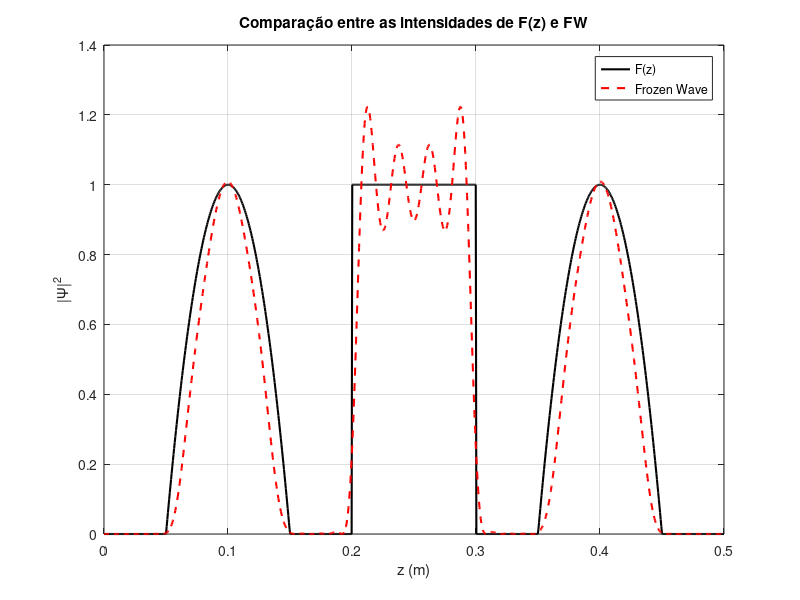
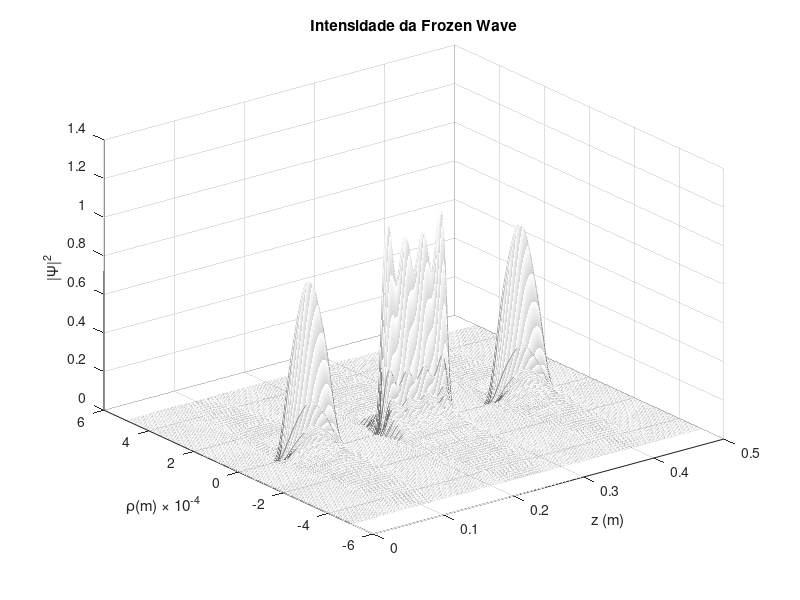

The MATLAB script that drew these images, in order:
% Parâmetros iniciais
lambda = 0.632e-6;      % Comprimento de onda (m)
omega0 = 2.98e15;       % Frequência angular (rad/s)
c = 3e8;                % Velocidade da luz (m/s)
L = 0.5;                % Intervalo longitudinal (m)
Q = 0.9998*omega0/c;    % Parâmetro Q
N = 20;                 % Número de termos na soma

% Função F(z) definida no artigo
z = linspace(0, L, 1000);
F = zeros(size(z));
l1 = L/10; 
l2 = 3*L/10;
l3 = 4*L/10; 
l4 = 6*L/10;
l5 = 7*L/10; 
l6 = 9*L/10;

% Definindo os valores de F(z)
F(z >= l1 & z <= l2) = -4 * (z(z >= l1 & z <= l2) - l1) .* (z(z >= l1 & z <= l2) - l2) / (l2 - l1)^2;
F(z >= l3 & z <= l4) = 1;
F(z >= l5 & z <= l6) = -4 * (z(z >= l5 & z <= l6) - l5) .* (z(z >= l5 & z <= l6) - l6) / (l6 - l5)^2;

% Cálculo dos coeficientes An
An = zeros(1, 2*N+1);
for n = -N:N
    An(n + N + 1) = (1/L) * trapz(z, F .* exp(-1i * 2 * pi * n * z / L));
end

% Construindo a Frozen Wave no eixo longitudinal (ρ = 0)
FW = zeros(size(z));
for n = -N:N
    FW = FW + An(n + N + 1) * exp(1i * 2 * pi * n * z / L);
end
FW = abs(FW).^2;

% Figura 1(a): Comparação de F(z) e FW
figure;
plot(z, F, 'k-', 'LineWidth', 1.5); hold on;
plot(z, FW, 'r--', 'LineWidth', 1.5);
xlabel('z (m)'); ylabel('|Ψ|^2');
legend('F(z)', 'Frozen Wave');
title('Comparação entre as intensidades de F(z) e FW');
grid on;

% Figura 1(b): Representação 3D da intensidade
rho = linspace(-5e-4, 5e-4, 200);
[Rho, Z] = meshgrid(rho, z);
FW_3D = zeros(size(Rho));
for n = -N:N
    k_rho_n = sqrt((omega0 / c)^2 - (Q + 2 * pi * n / L)^2);
    FW_3D = FW_3D + An(n + N + 1) * besselj(0, k_rho_n * Rho) .* exp(1i * 2 * pi * n * Z / L);
end
FW_3D = abs(FW_3D).^2;

% Plot 3D
figure;
mesh(Z, Rho* 1e4, FW_3D);
custom_gray = linspace(0.4, 1, 500)' * [1, 1, 1];
colormap(custom_gray);  
xlabel('z (m)');
ylabel('ρ(m) \times 10^{-4}');
zlabel('|Ψ|^2');
title('Intensidade da Frozen Wave');
grid on;
